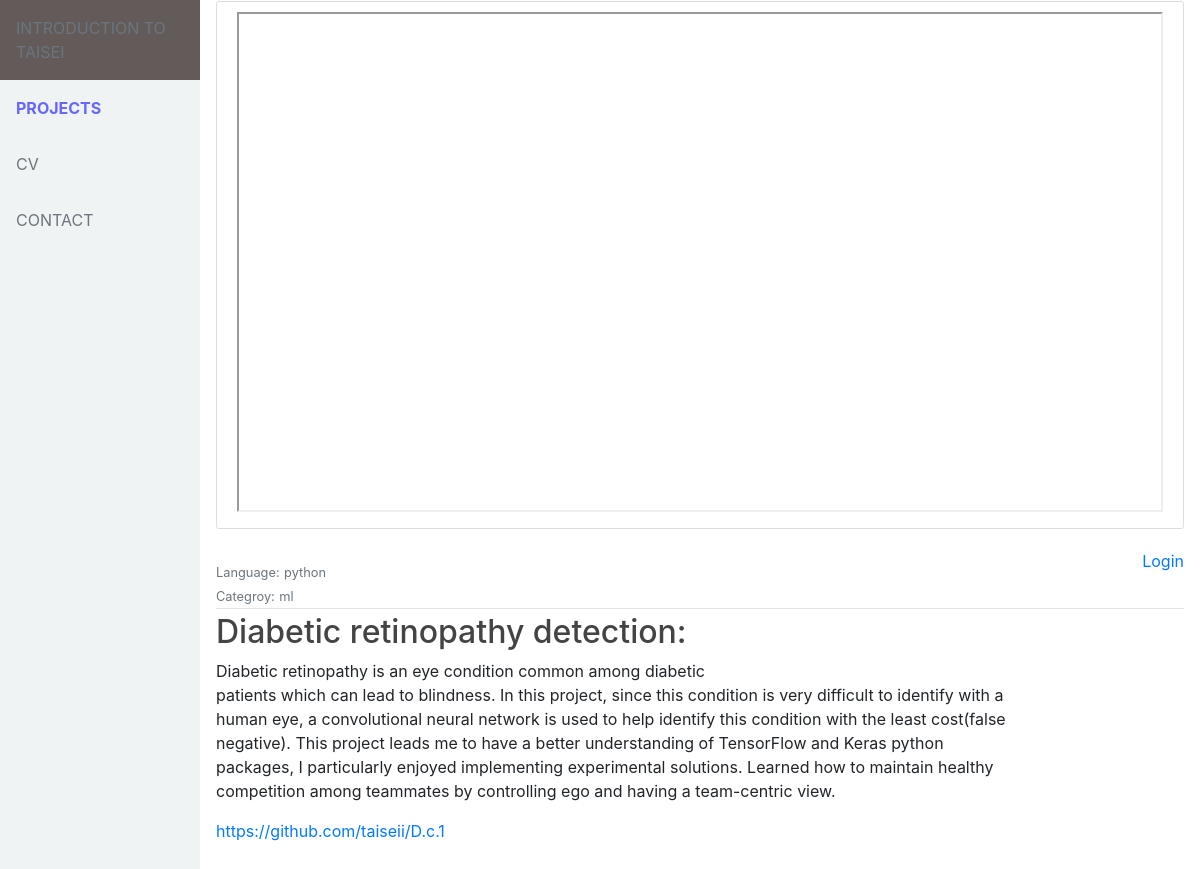
The app's page /projects with its own data.
### flaskApp/models.py (models this page shows, shortened)
class Post(db.Model):
    id = db.Column(db.Integer, primary_key=True)
    title = db.Column(db.String(100), nullable=False)
    description = db.Column(db.Text, nullable=False)
    language = db.Column(db.Text, nullable=False)
    category = db.Column(db.Text, nullable=False)
    link = db.Column(db.String, nullable=False)
    user_id = db.Column(db.Integer, db.ForeignKey('user.id'), nullable=False)

### flaskApp/routes.py (the view)
@app.route('/projects')
def projects():
    posts = Post.query.all()
    return render_template('projects.html', page_id=1, posts=posts)

### flaskApp/templates/projects.html (shortened to what this page needs)
{% extends "layout.html" %}
{% block content %}
<div class="stats content-section">
    <div class="videowrapper">
      <iframe src="http://127.0.0.1:9999/dash/" width=100% height=500  ></iframe>
    </div>
</div>
{% if current_user.is_authenticated %}
<a class="ml-2" href="{{url_for('logout')}}"> Logout</a>
<a class="ml-2" href="{{url_for('new_project')}}">craete a project</a>
{% else %}
<div id='login'>
  <a class="ml-2" href="{{url_for('login')}}"> Login</a>
</div>
{% endif %}
{% for post in posts %}
<div class="wrapper">
<div class="media-body", style="padding-bottom:25px">
        <div class="article-metadata", style="padding-top:10px ">
         <b> <small class="text-muted">Language:</small></b>  <small class="text-muted">{{ post.language }}</small><br>
         <b> <small class="text-muted">Categroy:</small></b>  <small class="text-muted">{{ post.category }}</small>
        </div>
        <h2><a class="article-title" href="{{ url_for('a_project', project_id=post.id) }}">{{ post.title }}</a></h2>
        <p class="article-content">{{ post.description}}</p>
        {% set links = post.link.split(', ') %}
        {% for link in links %}
          <a class="mr-2" href="{{ link }}">{{ link }}</a><br>
        {% endfor %}
      </div>
    </div>
{% endfor %}
{% endblock content %}

### flaskApp/static/custom1.css (style rules this page uses)
#login { float:right; }

### flaskApp/static/main.css (style rules this page uses)
h1, h2, h3, h4, h5, h6 { color: #444444; }
.content-section { background: #ffffff; padding: 10px 20px; border: 1px solid #dddddd; border-radius: 3px; margin-bottom: 20px; }
.article-title { color: #444444; }
.article-content { white-space: pre-line; }
.article-metadata { padding-bottom: 1px; margin-bottom: 4px; border-bottom: 1px solid #e3e3e3 }

### records on screen
Post: language "python", category "ml", title "Diabetic retinopathy detection:", description "Diabetic retinopathy is an eye condition common among diabetic patients which can lead to blindness. In this project, since this condition is very difficult to identify with a human eye, a convolutional neural network is used to help identify this condition with the least cost(false negative). This project leads me to have a better understanding of TensorFlow and Keras python packages, I particularly enjoyed implementing experimental solutions. Learned how to maintain healthy competition among teammates by controlling ego and having a team-centric view.", link "https://github.com/taiseii/D.c.1"
